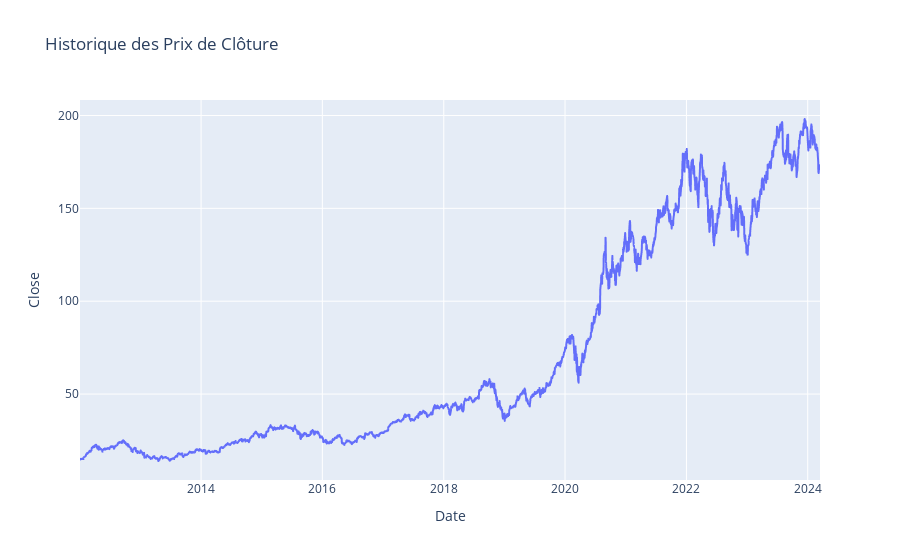

This figure's notebook cell:
### Code cell
import pandas as pd
import plotly.express as px

# Supposons que vous avez déjà chargé votre DataFrame `df`
# Conversion de la colonne 'Date' en format datetime
df['Date'] = pd.to_datetime(df['Date'])

# Création du tracé avec 'Adj Close' en fonction de 'Date'
fig = px.line(df, x='Date', y='Close', title='Historique des Prix de Clôture')

# Affichage du tracé
fig.show()

### Figure 1 — Plotly figure (JSON) as saved in the notebook; plotly's stock layout.template omitted (floating-point values rounded to 4 significant figures; data arrays with more than 128 entries replaced by an {"elided": "..."} marker saying what was removed)
{"data": [{"hovertemplate": "Date=%{x}<br>Close=%{y}<extra></extra>", "legendgroup": "", "line": {"color": "#636efa", "dash": "solid"}, "marker": {"symbol": "circle"}, "mode": "lines", "name": "", "showlegend": false, "type": "scattergl", "x": {"elided": "3070 str values"}, "xaxis": "x", "y": {"elided": "3070 float values"}, "yaxis": "y"}], "layout": {"legend": {"tracegroupgap": 0}, "title": {"text": "Historique des Prix de Clôture"}, "xaxis": {"anchor": "y", "domain": [0, 1], "title": {"text": "Date"}}, "yaxis": {"anchor": "x", "domain": [0, 1], "title": {"text": "Close"}}}}
